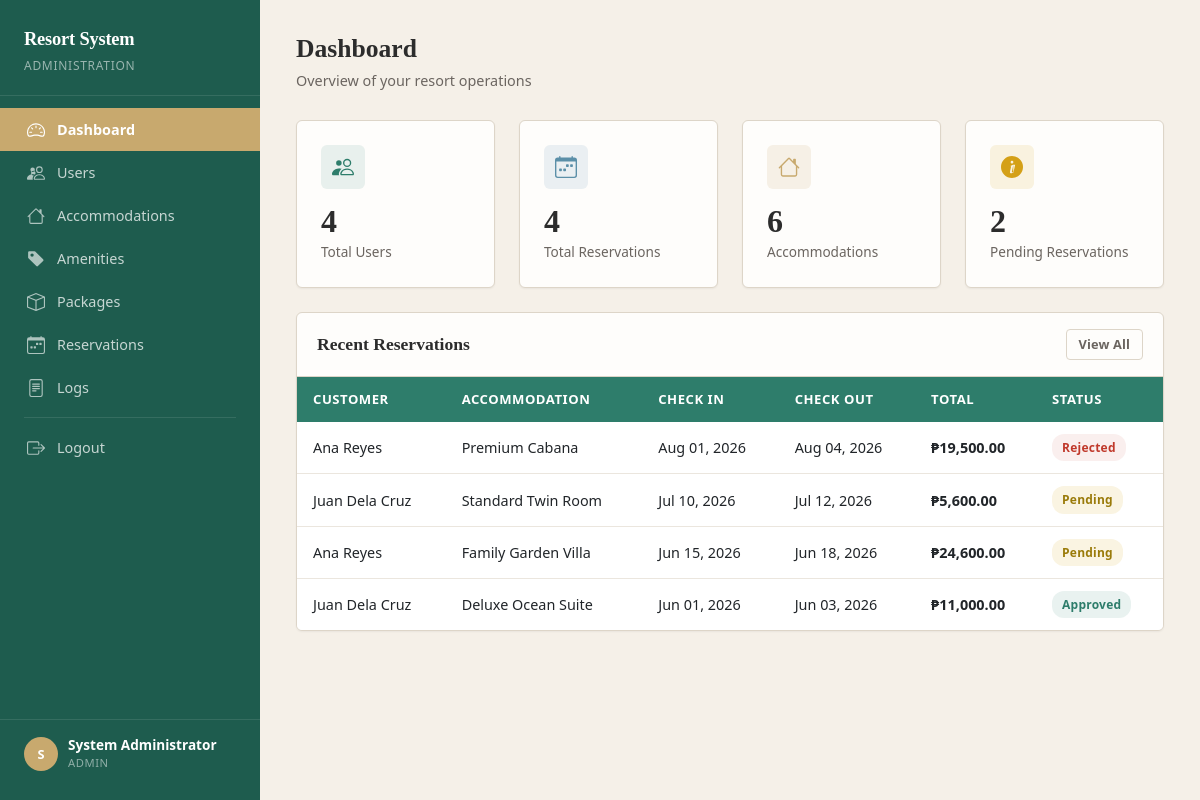
Screenshot of /admin/dashboard.php (signed in) with the database file from the repository.
### tables this page shows
CREATE TABLE `tbl_reservations` (
  `reservation_id` int(11) NOT NULL,
  `user_id` int(11) NOT NULL,
  `accommodation_id` int(11) NOT NULL,
  `check_in_date` date NOT NULL,
  `check_out_date` date NOT NULL,
  `total_price` decimal(10,2) NOT NULL,
  `reservation_status` enum('pending','approved','rejected','cancelled') NOT NULL DEFAULT 'pending'
);

CREATE TABLE `tbl_users` (
  `user_id` int(11) NOT NULL,
  `full_name` varchar(100) NOT NULL,
  `role` enum('admin','employee','customer') NOT NULL,
  `username` varchar(50) NOT NULL,
  `password` varchar(255) NOT NULL,
  `email` varchar(100) NOT NULL
);

CREATE TABLE `tbl_accommodations` (
  `accommodation_id` int(11) NOT NULL,
  `accommodation_name` varchar(100) NOT NULL,
  `description` text DEFAULT NULL,
  `capacity` int(11) NOT NULL,
  `price_per_night` decimal(10,2) NOT NULL,
  `availability_status` enum('available','unavailable') NOT NULL DEFAULT 'available',
  `image_url` varchar(255) DEFAULT NULL
);

### admin/dashboard.php (the view, shortened to what this page needs)
<?php
require_once 'includes/header.php';
require_once '../db.php';
$users_count = mysqli_fetch_assoc(mysqli_query($conn, "SELECT COUNT(*) as c FROM tbl_users"))['c'];
$reservations_count = mysqli_fetch_assoc(mysqli_query($conn, "SELECT COUNT(*) as c FROM tbl_reservations"))['c'];
$accommodations_count = mysqli_fetch_assoc(mysqli_query($conn, "SELECT COUNT(*) as c FROM tbl_accommodations"))['c'];
$pending_count = mysqli_fetch_assoc(mysqli_query($conn, "SELECT COUNT(*) as c FROM tbl_reservations WHERE reservation_status = 'pending'"))['c'];
?>
<?php include 'includes/sidebar.php'; ?>
<div class="main-content">
    <div class="page-header">
        <h1>Dashboard</h1>
        <p>Overview of your resort operations</p>
    </div>
    <div class="row g-4 mb-4">
        <div class="col-md-6 col-lg-3">
            <div class="stat-card">
                <div class="stat-icon primary">
                </div>
                <div class="stat-value"><?= $users_count ?></div>
                <div class="stat-label">Total Users</div>
            </div>
        </div>
        <div class="col-md-6 col-lg-3">
            <div class="stat-card">
                <div class="stat-icon info">
                </div>
                <div class="stat-value"><?= $reservations_count ?></div>
                <div class="stat-label">Total Reservations</div>
            </div>
        </div>
        <div class="col-md-6 col-lg-3">
            <div class="stat-card">
                <div class="stat-icon accent">
                </div>
                <div class="stat-value"><?= $accommodations_count ?></div>
                <div class="stat-label">Accommodations</div>
            </div>
        </div>
        <div class="col-md-6 col-lg-3">
            <div class="stat-card">
                <div class="stat-icon warning">
                </div>
                <div class="stat-value"><?= $pending_count ?></div>
                <div class="stat-label">Pending Reservations</div>
            </div>
        </div>
    </div>
    <div class="table-card">
        <div class="table-header">
            <h2>Recent Reservations</h2>
            <a href="reservations.php" class="btn btn-outline-secondary btn-sm">View All</a>
        </div>
        <div class="table-responsive">
            <table class="table table-hover">
                <thead>
                    <tr>
                        <th>Customer</th>
                        <th>Accommodation</th>
                        <th>Check In</th>
                        <th>Check Out</th>
                        <th>Total</th>
                        <th>Status</th>
                    </tr>
                </thead>
                <tbody>
                    <?php
                    $sql = "SELECT r.*, u.full_name, a.accommodation_name
                            FROM tbl_reservations r
                            JOIN tbl_users u ON r.user_id = u.user_id
                            JOIN tbl_accommodations a ON r.accommodation_id = a.accommodation_id
                            ORDER BY r.check_in_date DESC LIMIT 5";
                    $result = mysqli_query($conn, $sql);
                    if (mysqli_num_rows($result) > 0):
                        while ($row = mysqli_fetch_assoc($result)):
                    ?>
                    <tr>
                        <td><?= htmlspecialchars($row['full_name']) ?></td>
                        <td><?= htmlspecialchars($row['accommodation_name']) ?></td>
                        <td><?= date('M d, Y', strtotime($row['check_in_date'])) ?></td>
                        <td><?= date('M d, Y', strtotime($row['check_out_date'])) ?></td>
                        <td class="price">₱<?= number_format($row['total_price'], 2) ?></td>
                        <td><span class="badge-status <?= $row['reservation_status'] ?>"><?= ucfirst($row['reservation_status']) ?></span></td>
                    </tr>
                    <?php
                        endwhile;
                    endif; ?>
                </tbody>
            </table>
        </div>
    </div>
</div>
</body>
</html>

### admin/includes/header.php (shortened to what this page needs)
<?php
$current_page = basename($_SERVER['PHP_SELF']);
?>
<!DOCTYPE html>
<html lang="en">
<head>
    <link href="https://cdn.jsdelivr.net/npm/bootstrap@5.3.0/dist/css/bootstrap.min.css" rel="stylesheet">
    <link rel="stylesheet" href="../assets/css/style.css">
</head>
<body>

### admin/includes/sidebar.php (shortened to what this page needs)
<nav class="sidebar">
    <div class="sidebar-brand">
        <h2>Resort System</h2>
        <small>Administration</small>
    </div>
    <ul class="sidebar-nav">
        <li>
            <a href="dashboard.php" class="<?= $current_page == 'dashboard.php' ? 'active' : '' ?>">
                Dashboard
            </a>
        </li>
        <li>
            <a href="users.php" class="<?= $current_page == 'users.php' || $current_page == 'add_user.php' || $current_page == 'edit_user.php' ? 'active' : '' ?>">
                Users
            </a>
        </li>
        <li>
            <a href="accommodations.php" class="<?= $current_page == 'accommodations.php' || $current_page == 'add_accommodation.php' || $current_page == 'edit_accommodation.php' ? 'active' : '' ?>">
                Accommodations
            </a>
        </li>
        <li>
            <a href="amenities.php" class="<?= $current_page == 'amenities.php' || $current_page == 'add_amenity.php' || $current_page == 'edit_amenity.php' ? 'active' : '' ?>">
                <svg xmlns="http://www.w3.org/2000/svg" width="18" height="18" fill="currentColor" viewBox="0 0 16 16">
                    <path d="M2 1a1 1 0 0 0-1 1v4.586a1 1 0 0 0 .293.707l7 7a1 1 0 0 0 1.414 0l4.586-4.586a1 1 0 0 0 0-1.414l-7-7A1 1 0 0 0 6.586 1H2zm4 3.5a1.5 1.5 0 1 1-3 0 1.5 1.5 0 0 1 3 0z"/>
                </svg>
                Amenities
            </a>
        </li>
        <li>
            <a href="packages.php" class="<?= $current_page == 'packages.php' || $current_page == 'add_package.php' || $current_page == 'edit_package.php' ? 'active' : '' ?>">
                Packages
            </a>
        </li>
        <li>
            <a href="reservations.php" class="<?= $current_page == 'reservations.php' || $current_page == 'add_reservation.php' ? 'active' : '' ?>">
                Reservations
            </a>
        </li>
        <li>
            <a href="logs.php" class="<?= $current_page == 'logs.php' ? 'active' : '' ?>">
                Logs
            </a>
        </li>
        <li><div class="nav-divider"></div></li>
        <li>
            <a href="../logout.php">
                Logout
            </a>
        </li>
    </ul>
    <div class="sidebar-footer">
        <div class="user-info">
            <div class="user-avatar"><?= strtoupper(substr($_SESSION['full_name'], 0, 1)) ?></div>
            <div>
                <div class="user-name"><?= htmlspecialchars($_SESSION['full_name']) ?></div>
                <div class="user-role"><?= ucfirst($_SESSION['role']) ?></div>
            </div>
        </div>
    </div>
</nav>

### rows the page displays
tbl_reservations: user.full_name "Ana Reyes", accommodation.accommodation_name "Premium Cabana", check_in_date "Aug 01, 2026", check_out_date "Aug 04, 2026", total_price "19,500.00", reservation_status "Rejected"
tbl_reservations: user.full_name "Juan Dela Cruz", accommodation.accommodation_name "Standard Twin Room", check_in_date "Jul 10, 2026", check_out_date "Jul 12, 2026", total_price "5,600.00", reservation_status "Pending"
tbl_reservations: user.full_name "Ana Reyes", accommodation.accommodation_name "Family Garden Villa", check_in_date "Jun 15, 2026", check_out_date "Jun 18, 2026", total_price "24,600.00", reservation_status "Pending"
tbl_reservations: user.full_name "Juan Dela Cruz", accommodation.accommodation_name "Deluxe Ocean Suite", check_in_date "Jun 01, 2026", check_out_date "Jun 03, 2026", total_price "11,000.00", reservation_status "Approved"

### other values shown
substr($_SESSION['full_name'], 0, 1) "S"
$_SESSION['full_name'] "System Administrator"
$_SESSION['role'] "ADMIN"
$users_count "4"
$reservations_count "4"
$accommodations_count "6"
$pending_count "2"
